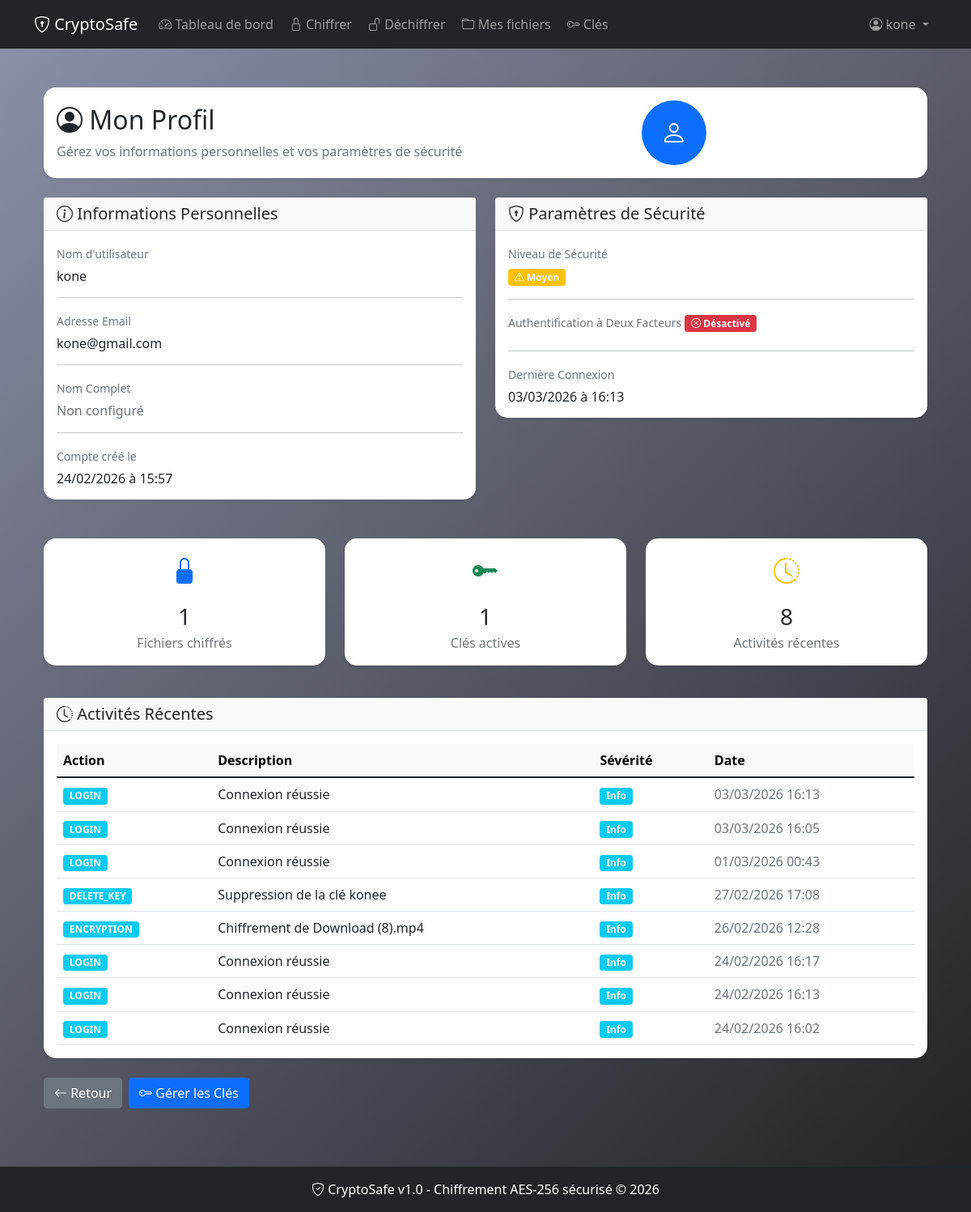
The app's page /profile/ (signed in) with its own data.
### crypto_app/models.py (models this page shows, shortened)
class ActivityLog(models.Model):
    SEVERITY_CHOICES = [
        ('INFO', 'Information'),
        ('WARNING', 'Avertissement'),
        ('ERROR', 'Erreur'),
        ('CRITICAL', 'Critique'),
    ]
    user = models.ForeignKey(User, on_delete=models.SET_NULL, null=True, blank=True)
    action = models.CharField(max_length=100)
    description = models.TextField()
    severity = models.CharField(max_length=20, choices=SEVERITY_CHOICES, default='INFO')
    ip_address = models.GenericIPAddressField(null=True, blank=True)
    timestamp = models.DateTimeField(auto_now_add=True)
    class Meta:
        verbose_name = "Journal d'activité"
        verbose_name_plural = "Journaux d'activité"
        ordering = ['-timestamp']
        indexes = [
            models.Index(fields=['user', '-timestamp']),
            models.Index(fields=['severity']),
            models.Index(fields=['action']),
        ]

### crypto_app/views.py (the view)
# urls.py: path('profile/', views.user_profile, name='profile'),
@login_required
def user_profile(request):
    try:
        userprofile = UserProfile.objects.get(user=request.user)
    except UserProfile.DoesNotExist:
        userprofile = UserProfile.objects.create(user=request.user)
    total_files = EncryptedFile.objects.filter(user=request.user).count()
    active_keys = EncryptionKey.objects.filter(user=request.user, is_active=True).count()
    recent_activities = ActivityLog.objects.filter(user=request.user).order_by('-timestamp')[:10]
    context = {
        'userprofile': userprofile,
        'total_files': total_files,
        'active_keys': active_keys,
        'recent_activities': recent_activities,
    }
    return render(request, 'crypto_app/profile.html', context)

### crypto_app/templates/crypto_app/profile.html (shortened to what this page needs)
{% extends 'crypto_app/base.html' %}
{% load static %}
{% block content %}
<div class="container py-4">
    <div class="row mb-4">
        <div class="col-12">
            <div class="card border-0 shadow-sm">
                <div class="card-body">
                    <div class="row align-items-center">
                        <div class="col-md-8">
                            <h2 class="mb-2">
                                <i class="bi bi-person-circle"></i> Mon Profil
                            </h2>
                            <p class="text-muted mb-0">Gérez vos informations personnelles et vos paramètres de sécurité</p>
                        </div>
                        <div class="col-md-4 text-md-end">
                            <div class="avatar-circle bg-primary text-white" style="width: 80px; height: 80px; border-radius: 50%; display: flex; align-items: center; justify-content: center; font-size: 32px;">
                                <i class="bi bi-person"></i>
                            </div>
                        </div>
                    </div>
                </div>
            </div>
        </div>
    </div>
    <div class="row mb-4">
        <div class="col-lg-6">
            <div class="card border-0 shadow-sm mb-4">
                <div class="card-header bg-light border-bottom">
                    <h5 class="mb-0">
                        <i class="bi bi-info-circle"></i> Informations Personnelles
                    </h5>
                </div>
                <div class="card-body">
                    <div class="mb-3">
                        <label class="form-label text-muted small">Nom d'utilisateur</label>
                        <p class="h6 mb-0">{{ user.username }}</p>
                    </div>
                    <hr>
                    <div class="mb-3">
                        <label class="form-label text-muted small">Adresse Email</label>
                        <p class="h6 mb-0">{{ user.email }}</p>
                    </div>
                    <hr>
                    <div class="mb-3">
                        <label class="form-label text-muted small">Nom Complet</label>
                        <p class="h6 mb-0">
                            {% if user.first_name or user.last_name %}
                                {{ user.first_name }} {{ user.last_name }}
                            {% else %}
                                <span class="text-muted">Non configuré</span>
                            {% endif %}
                        </p>
                    </div>
                    <hr>
                    <div class="mb-0">
                        <label class="form-label text-muted small">Compte créé le</label>
                        <p class="h6 mb-0">{{ user.date_joined|date:"d/m/Y à H:i" }}</p>
                    </div>
                </div>
            </div>
        </div>
        <div class="col-lg-6">
            <div class="card border-0 shadow-sm mb-4">
                <div class="card-header bg-light border-bottom">
                    <h5 class="mb-0">
                        <i class="bi bi-shield-lock"></i> Paramètres de Sécurité
                    </h5>
                </div>
                <div class="card-body">
                    <div class="mb-3">
                        <label class="form-label text-muted small">Niveau de Sécurité</label>
                        {% if userprofile %}
                            <div class="d-flex align-items-center">
                                <span class="badge bg-{% if userprofile.security_level == 'high' %}success{% elif userprofile.security_level == 'medium' %}warning{% else %}danger{% endif %}">
                                    {% if userprofile.security_level == 'high' %}
                                        <i class="bi bi-shield-check"></i> Élevé
                                    {% elif userprofile.security_level == 'medium' %}
                                        <i class="bi bi-exclamation-triangle"></i> Moyen
                                    {% else %}
                                        <i class="bi bi-shield-exclamation"></i> Faible
                                    {% endif %}
                                </span>
                            </div>
                        {% else %}
                            <span class="text-muted">Non configuré</span>
                        {% endif %}
                    </div>
                    <hr>
                    <div class="mb-3">
                        <label class="form-label text-muted small">Authentification à Deux Facteurs</label>
                        {% if userprofile and userprofile.two_factor_enabled %}
                            <span class="badge bg-success">
                                <i class="bi bi-check-circle"></i> Activé
                            </span>
                        {% else %}
                            <span class="badge bg-danger">
                                <i class="bi bi-x-circle"></i> Désactivé
                            </span>
                        {% endif %}
                    </div>
                    <hr>
                    <div class="mb-0">
                        <label class="form-label text-muted small">Dernière Connexion</label>
                        <p class="h6 mb-0">{{ user.last_login|date:"d/m/Y à H:i"|default:"Jamais" }}</p>
                    </div>
                </div>
            </div>
        </div>
    </div>
    <div class="row mb-4">
        <div class="col-md-4 mb-3">
            <div class="card border-0 shadow-sm text-center">
                <div class="card-body">
                    <i class="bi bi-lock-fill text-primary" style="font-size: 32px;"></i>
                    <h3 class="mt-3 mb-1">{{ total_files }}</h3>
                    <p class="text-muted mb-0">Fichiers chiffrés</p>
                </div>
            </div>
        </div>
        <div class="col-md-4 mb-3">
            <div class="card border-0 shadow-sm text-center">
                <div class="card-body">
                    <i class="bi bi-key-fill text-success" style="font-size: 32px;"></i>
                    <h3 class="mt-3 mb-1">{{ active_keys }}</h3>
                    <p class="text-muted mb-0">Clés actives</p>
                </div>
            </div>
        </div>
        <div class="col-md-4 mb-3">
            <div class="card border-0 shadow-sm text-center">
                <div class="card-body">
                    <i class="bi bi-clock-history text-warning" style="font-size: 32px;"></i>
                    <h3 class="mt-3 mb-1">{{ recent_activities|length }}</h3>
                    <p class="text-muted mb-0">Activités récentes</p>
                </div>
            </div>
        </div>
    </div>
    <div class="row">
        <div class="col-12">
            <div class="card border-0 shadow-sm">
                <div class="card-header bg-light border-bottom">
                    <h5 class="mb-0">
                        <i class="bi bi-clock-history"></i> Activités Récentes
                    </h5>
                </div>
                <div class="card-body">
                    {% if recent_activities %}
                        <div class="table-responsive">
                            <table class="table table-hover mb-0">
                                <thead class="table-light">
                                    <tr>
                                        <th>Action</th>
                                        <th>Description</th>
                                        <th>Sévérité</th>
                                        <th>Date</th>
                                    </tr>
                                </thead>
                                <tbody>
                                    {% for activity in recent_activities %}
                                        <tr>
                                            <td>
                                                <span class="badge bg-info">{{ activity.action }}</span>
                                            </td>
                                            <td>{{ activity.description }}</td>
                                            <td>
                                                {% if activity.severity == 'INFO' %}
                                                    <span class="badge bg-info">Info</span>
                                                {% elif activity.severity == 'WARNING' %}
                                                    <span class="badge bg-warning">Avertissement</span>
                                                {% elif activity.severity == 'ERROR' %}
                                                    <span class="badge bg-danger">Erreur</span>
                                                {% elif activity.severity == 'CRITICAL' %}
                                                    <span class="badge bg-dark">Critique</span>
                                                {% endif %}
                                            </td>
                                            <td class="text-muted">{{ activity.timestamp|date:"d/m/Y H:i" }}</td>
                                        </tr>
                                    {% endfor %}
                                </tbody>
                            </table>
                        </div>
                    {% else %}
                        <div class="alert alert-info mb-0">
                            <i class="bi bi-info-circle"></i> Aucune activité enregistrée pour le moment.
                        </div>
                    {% endif %}
                </div>
            </div>
        </div>
    </div>
    <div class="row mt-4">
        <div class="col-12">
            <div class="d-flex gap-2">
                <a href="{% url 'dashboard' %}" class="btn btn-secondary">
                    <i class="bi bi-arrow-left"></i> Retour
                </a>
                <a href="{% url 'manage_keys' %}" class="btn btn-primary">
                    <i class="bi bi-key"></i> Gérer les Clés
                </a>
            </div>
        </div>
    </div>
</div>
{% endblock %}

### crypto_app/templates/crypto_app/base.html (shortened to what this page needs)
<!DOCTYPE html>
<html lang="fr">
<head>
    <link href="https://cdn.jsdelivr.net/npm/bootstrap@5.1.3/dist/css/bootstrap.min.css" rel="stylesheet">
    <link rel="stylesheet" href="https://cdn.jsdelivr.net/npm/bootstrap-icons@1.8.0/font/bootstrap-icons.css">
</head>
<body>
    <nav class="navbar navbar-expand-lg navbar-dark bg-dark">
        <div class="container">
            <a class="navbar-brand" href="{% url 'home' %}">
                <i class="bi bi-shield-lock"></i> CryptoSafe
            </a>
            <div class="collapse navbar-collapse" id="navbarNav">
                <ul class="navbar-nav me-auto">
                    {% if user.is_authenticated %}
                        <li class="nav-item">
                            <a class="nav-link" href="{% url 'dashboard' %}">
                                <i class="bi bi-speedometer2"></i> Tableau de bord
                            </a>
                        </li>
                        <li class="nav-item">
                            <a class="nav-link" href="{% url 'encrypt_file' %}">
                                <i class="bi bi-lock"></i> Chiffrer
                            </a>
                        </li>
                        <li class="nav-item">
                            <a class="nav-link" href="{% url 'decrypt_file' %}">
                                <i class="bi bi-unlock"></i> Déchiffrer
                            </a>
                        </li>
                        <li class="nav-item">
                            <a class="nav-link" href="{% url 'file_list' %}">
                                <i class="bi bi-folder"></i> Mes fichiers
                            </a>
                        </li>
                        <li class="nav-item">
                            <a class="nav-link" href="{% url 'manage_keys' %}">
                                <i class="bi bi-key"></i> Clés
                            </a>
                        </li>
                    {% endif %}
                </ul>
                <ul class="navbar-nav">
                    {% if user.is_authenticated %}
                        <li class="nav-item dropdown">
                            <a class="nav-link dropdown-toggle" href="#" id="navbarDropdown" role="button" data-bs-toggle="dropdown">
                                <i class="bi bi-person-circle"></i> {{ user.username }}
                            </a>
                        </li>
                    {% endif %}
                </ul>
            </div>
        </div>
    </nav>
    <main class="container py-4">
        {% block content %}{% endblock %}
    </main>
    <footer class="bg-dark text-white text-center py-3 mt-4">
        <div class="container">
            <p class="mb-0">
                <i class="bi bi-shield-check"></i> CryptoSafe v1.0 -
                Chiffrement AES-256 sécurisé &copy; {% now "Y" %}
            </p>
        </div>
    </footer>
</body>
</html>

### crypto_app/templates/crypto_app/base.html (style rules this page uses)
body { background: linear-gradient(135deg, #8c92a9 0%, #212022 100%); min-height: 100vh; }
.card { border-radius: 15px; box-shadow: 0 10px 30px rgba(0,0,0,0.2); }
.nav-link { border-radius: 8px; margin: 2px; }

### records on screen
ActivityLog: action "LOGIN", description "Connexion réussie", severity "Info", timestamp "03/03/2026 16:13"
ActivityLog: action "LOGIN", description "Connexion réussie", severity "Info", timestamp "03/03/2026 16:05"
ActivityLog: action "LOGIN", description "Connexion réussie", severity "Info", timestamp "01/03/2026 00:43"
ActivityLog: action "DELETE_KEY", description "Suppression de la clé konee", severity "Info", timestamp "27/02/2026 17:08"
ActivityLog: action "ENCRYPTION", description "Chiffrement de Download (8).mp4", severity "Info", timestamp "26/02/2026 12:28"
ActivityLog: action "LOGIN", description "Connexion réussie", severity "Info", timestamp "24/02/2026 16:17"
ActivityLog: action "LOGIN", description "Connexion réussie", severity "Info", timestamp "24/02/2026 16:13"
ActivityLog: action "LOGIN", description "Connexion réussie", severity "Info", timestamp "24/02/2026 16:02"

### other values on screen
{{ user.username }} "kone"
{{ user.email }} "kone@gmail.com"
{{ user.date_joined|date:"d/m/Y à H:i" }} "24/02/2026 à 15:57"
{{ user.last_login|date:"d/m/Y à H:i"|default:"Jamais" }} "03/03/2026 à 16:13"
{{ total_files }} "1"
{{ active_keys }} "1"
{{ recent_activities|length }} "8"
